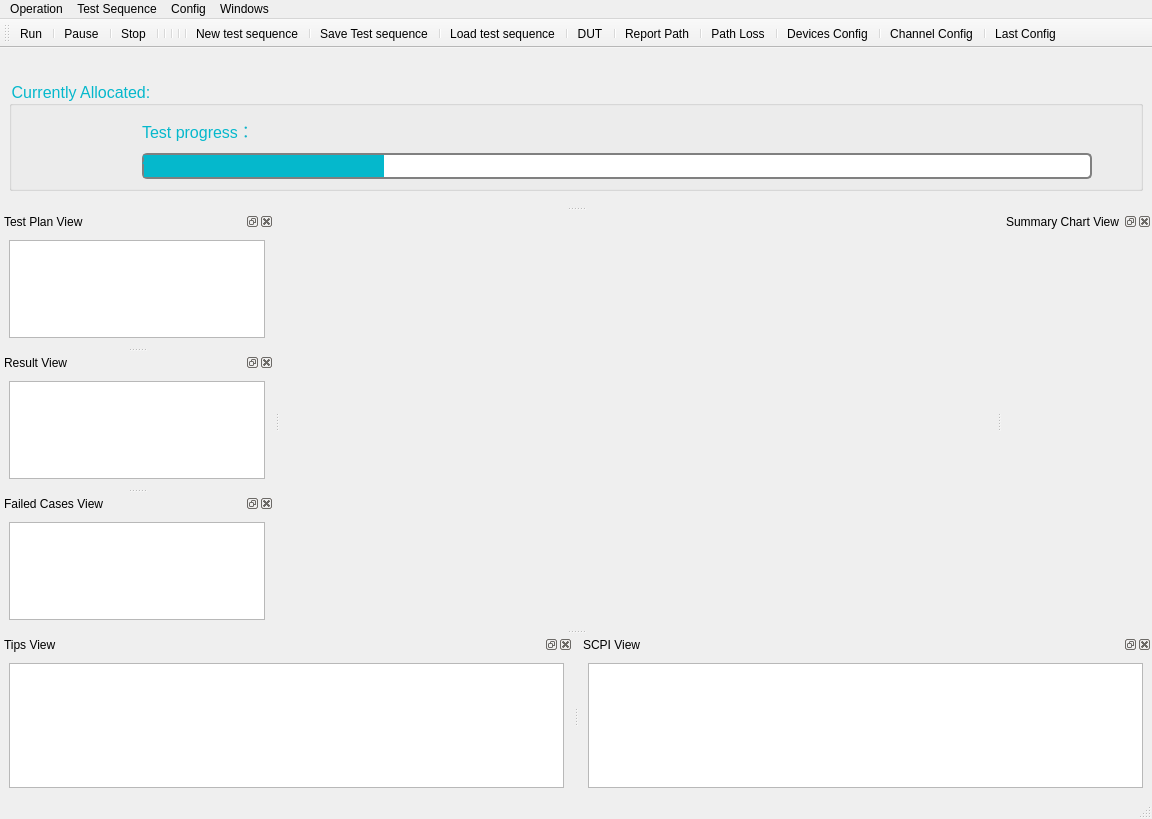
<?xml version="1.0" encoding="UTF-8"?>
<ui version="4.0">
 <class>main_win</class>
 <widget class="QMainWindow" name="main_win">
  <property name="geometry">
   <rect>
    <x>0</x>
    <y>0</y>
    <width>1152</width>
    <height>819</height>
   </rect>
  </property>
  <property name="contextMenuPolicy">
   <enum>Qt::DefaultContextMenu</enum>
  </property>
  <property name="windowTitle">
   <string>NR RF Test Tool</string>
  </property>
  <property name="windowIcon">
   <iconset resource="../image/icons.qrc">
    <normaloff>:/actionicons/5G_64px.ico</normaloff>:/actionicons/5G_64px.ico</iconset>
  </property>
  <property name="styleSheet">
   <string notr="true"/>
  </property>
  <property name="iconSize">
   <size>
    <width>40</width>
    <height>40</height>
   </size>
  </property>
  <widget class="QWidget" name="centralwidget"/>
  <widget class="QStatusBar" name="statusbar"/>
  <widget class="QToolBar" name="toolBar">
   <property name="windowTitle">
    <string>toolBar</string>
   </property>
   <attribute name="toolBarArea">
    <enum>TopToolBarArea</enum>
   </attribute>
   <attribute name="toolBarBreak">
    <bool>false</bool>
   </attribute>
   <addaction name="actionRun"/>
   <addaction name="separator"/>
   <addaction name="actionPause"/>
   <addaction name="separator"/>
   <addaction name="actionStop"/>
   <addaction name="separator"/>
   <addaction name="separator"/>
   <addaction name="separator"/>
   <addaction name="separator"/>
   <addaction name="separator"/>
   <addaction name="actionnew_test_seq"/>
   <addaction name="separator"/>
   <addaction name="actionSave_Test_sequence"/>
   <addaction name="separator"/>
   <addaction name="actionLoad_test_sequence"/>
   <addaction name="separator"/>
   <addaction name="actionDUT"/>
   <addaction name="separator"/>
   <addaction name="actionReport_Path"/>
   <addaction name="separator"/>
   <addaction name="actionPath_Loss"/>
   <addaction name="separator"/>
   <addaction name="actionDevices_Config"/>
   <addaction name="separator"/>
   <addaction name="actionChannel_Config"/>
   <addaction name="separator"/>
   <addaction name="actionLast_Config"/>
  </widget>
  <widget class="QDockWidget" name="dockWidget_Information">
   <property name="minimumSize">
    <size>
     <width>544</width>
     <height>158</height>
    </size>
   </property>
   <property name="maximumSize">
    <size>
     <width>524287</width>
     <height>160</height>
    </size>
   </property>
   <property name="features">
    <set>QDockWidget::NoDockWidgetFeatures</set>
   </property>
   <property name="allowedAreas">
    <set>Qt::TopDockWidgetArea</set>
   </property>
   <attribute name="dockWidgetArea">
    <number>4</number>
   </attribute>
   <widget class="QWidget" name="dockWidgetContents">
    <layout class="QHBoxLayout" name="horizontalLayout_6">
     <item>
      <widget class="QGroupBox" name="groupBox">
       <property name="maximumSize">
        <size>
         <width>16777215</width>
         <height>110</height>
        </size>
       </property>
       <property name="font">
        <font>
         <family>Arial</family>
         <pointsize>12</pointsize>
        </font>
       </property>
       <property name="styleSheet">
        <string notr="true">color: rgb(5, 184, 204);</string>
       </property>
       <property name="title">
        <string>Currently Allocated:</string>
       </property>
       <layout class="QHBoxLayout" name="horizontalLayout_3">
        <item>
         <widget class="QLabel" name="label_4">
          <property name="text">
           <string/>
          </property>
          <property name="pixmap">
           <pixmap resource="../image/icons.qrc">:/actionicons/dut_64px.ico</pixmap>
          </property>
         </widget>
        </item>
        <item>
         <widget class="QLabel" name="label_dutacitve">
          <property name="font">
           <font>
            <family>Arial</family>
            <pointsize>16</pointsize>
           </font>
          </property>
          <property name="text">
           <string/>
          </property>
         </widget>
        </item>
        <item>
         <widget class="QLabel" name="label_5">
          <property name="text">
           <string/>
          </property>
          <property name="pixmap">
           <pixmap resource="../image/icons.qrc">:/actionicons/report_64px.ico</pixmap>
          </property>
         </widget>
        </item>
        <item>
         <widget class="QLabel" name="label_report">
          <property name="text">
           <string/>
          </property>
         </widget>
        </item>
        <item>
         <widget class="QLabel" name="label_6">
          <property name="text">
           <string/>
          </property>
          <property name="pixmap">
           <pixmap resource="../image/icons.qrc">:/actionicons/loss_64px.ico</pixmap>
          </property>
         </widget>
        </item>
        <item>
         <widget class="QLabel" name="label_loss">
          <property name="font">
           <font>
            <family>Arial</family>
            <pointsize>7</pointsize>
           </font>
          </property>
          <property name="text">
           <string/>
          </property>
         </widget>
        </item>
        <item>
         <spacer name="horizontalSpacer">
          <property name="orientation">
           <enum>Qt::Horizontal</enum>
          </property>
          <property name="sizeType">
           <enum>QSizePolicy::Minimum</enum>
          </property>
          <property name="sizeHint" stdset="0">
           <size>
            <width>40</width>
            <height>20</height>
           </size>
          </property>
         </spacer>
        </item>
        <item>
         <layout class="QVBoxLayout" name="verticalLayout_5">
          <item>
           <widget class="QLabel" name="label_7">
            <property name="font">
             <font>
              <family>Arial</family>
              <pointsize>12</pointsize>
             </font>
            </property>
            <property name="styleSheet">
             <string notr="true">color: rgb(5, 184, 204);</string>
            </property>
            <property name="text">
             <string>Test progress：</string>
            </property>
           </widget>
          </item>
          <item>
           <widget class="QProgressBar" name="ProgressBar">
            <property name="styleSheet">
             <string notr="true">QProgressBar{
border: 2px solid grey;
border-radius: 5px;
}


QProgressBar::chunk{
background-color: #05B8CC; 
width: 20px;
}

</string>
            </property>
            <property name="value">
             <number>24</number>
            </property>
           </widget>
          </item>
         </layout>
        </item>
        <item>
         <widget class="QLabel" name="label_totalstep">
          <property name="text">
           <string/>
          </property>
         </widget>
        </item>
        <item>
         <widget class="QLabel" name="label_movie">
          <property name="text">
           <string/>
          </property>
         </widget>
        </item>
        <item>
         <widget class="QLabel" name="label_time">
          <property name="text">
           <string/>
          </property>
         </widget>
        </item>
       </layout>
      </widget>
     </item>
    </layout>
   </widget>
  </widget>
  <widget class="QDockWidget" name="dockWidget_state">
   <property name="minimumSize">
    <size>
     <width>109</width>
     <height>135</height>
    </size>
   </property>
   <property name="allowedAreas">
    <set>Qt::BottomDockWidgetArea|Qt::LeftDockWidgetArea|Qt::RightDockWidgetArea</set>
   </property>
   <property name="windowTitle">
    <string>Tips View</string>
   </property>
   <attribute name="dockWidgetArea">
    <number>8</number>
   </attribute>
   <widget class="QWidget" name="dockWidgetContents_2">
    <layout class="QVBoxLayout" name="verticalLayout">
     <item>
      <widget class="QTextBrowser" name="textBrowser_log">
       <property name="styleSheet">
        <string notr="true">color: rgb(141, 141, 141);</string>
       </property>
      </widget>
     </item>
    </layout>
   </widget>
  </widget>
  <widget class="QDockWidget" name="dockWidget_chart">
   <property name="minimumSize">
    <size>
     <width>150</width>
     <height>200</height>
    </size>
   </property>
   <property name="allowedAreas">
    <set>Qt::BottomDockWidgetArea|Qt::LeftDockWidgetArea|Qt::RightDockWidgetArea</set>
   </property>
   <property name="windowTitle">
    <string>Summary Chart View</string>
   </property>
   <attribute name="dockWidgetArea">
    <number>2</number>
   </attribute>
   <widget class="QWidget" name="dockWidgetContents_3">
    <layout class="QHBoxLayout" name="horizontalLayout_7">
     <item>
      <layout class="QGridLayout" name="gridLayout_summry"/>
     </item>
    </layout>
   </widget>
  </widget>
  <widget class="QDockWidget" name="dockWidget_plan">
   <property name="minimumSize">
    <size>
     <width>109</width>
     <height>135</height>
    </size>
   </property>
   <property name="allowedAreas">
    <set>Qt::BottomDockWidgetArea|Qt::LeftDockWidgetArea|Qt::RightDockWidgetArea</set>
   </property>
   <property name="windowTitle">
    <string>Test Plan View</string>
   </property>
   <attribute name="dockWidgetArea">
    <number>1</number>
   </attribute>
   <widget class="QWidget" name="dockWidgetContents_4">
    <layout class="QHBoxLayout" name="horizontalLayout_8">
     <item>
      <widget class="QTableWidget" name="tableWidget_plan"/>
     </item>
    </layout>
   </widget>
  </widget>
  <widget class="QDockWidget" name="dockWidget_result">
   <property name="minimumSize">
    <size>
     <width>109</width>
     <height>135</height>
    </size>
   </property>
   <property name="allowedAreas">
    <set>Qt::BottomDockWidgetArea|Qt::LeftDockWidgetArea|Qt::RightDockWidgetArea</set>
   </property>
   <property name="windowTitle">
    <string>Result View</string>
   </property>
   <attribute name="dockWidgetArea">
    <number>1</number>
   </attribute>
   <widget class="QWidget" name="dockWidgetContents_5">
    <layout class="QHBoxLayout" name="horizontalLayout_9">
     <item>
      <widget class="QTableWidget" name="tableWidget_result"/>
     </item>
    </layout>
   </widget>
  </widget>
  <widget class="QDockWidget" name="dockWidget_scpi">
   <property name="minimumSize">
    <size>
     <width>109</width>
     <height>135</height>
    </size>
   </property>
   <property name="allowedAreas">
    <set>Qt::BottomDockWidgetArea|Qt::LeftDockWidgetArea|Qt::RightDockWidgetArea</set>
   </property>
   <property name="windowTitle">
    <string>SCPI View</string>
   </property>
   <attribute name="dockWidgetArea">
    <number>8</number>
   </attribute>
   <widget class="QWidget" name="dockWidgetContents_6">
    <layout class="QHBoxLayout" name="horizontalLayout_10">
     <item>
      <widget class="QTextBrowser" name="textBrowser_scpi">
       <property name="styleSheet">
        <string notr="true">color: rgb(0, 170, 255);</string>
       </property>
      </widget>
     </item>
    </layout>
   </widget>
  </widget>
  <widget class="QDockWidget" name="dockWidget_failed">
   <property name="sizePolicy">
    <sizepolicy hsizetype="Preferred" vsizetype="Preferred">
     <horstretch>0</horstretch>
     <verstretch>0</verstretch>
    </sizepolicy>
   </property>
   <property name="minimumSize">
    <size>
     <width>109</width>
     <height>135</height>
    </size>
   </property>
   <property name="allowedAreas">
    <set>Qt::BottomDockWidgetArea|Qt::LeftDockWidgetArea|Qt::RightDockWidgetArea</set>
   </property>
   <property name="windowTitle">
    <string>Failed Cases View</string>
   </property>
   <attribute name="dockWidgetArea">
    <number>1</number>
   </attribute>
   <widget class="QWidget" name="dockWidgetContents_7">
    <layout class="QHBoxLayout" name="horizontalLayout_11">
     <item>
      <widget class="QTableWidget" name="tableWidget_faileditems"/>
     </item>
    </layout>
   </widget>
  </widget>
  <widget class="QMenuBar" name="menuBar">
   <property name="geometry">
    <rect>
     <x>0</x>
     <y>0</y>
     <width>1152</width>
     <height>26</height>
    </rect>
   </property>
   <widget class="QMenu" name="menuOperation">
    <property name="title">
     <string>Operation</string>
    </property>
    <addaction name="actionRun"/>
    <addaction name="separator"/>
    <addaction name="actionPause"/>
    <addaction name="separator"/>
    <addaction name="actionStop"/>
   </widget>
   <widget class="QMenu" name="menuTest_Sequence">
    <property name="title">
     <string>Test Sequence</string>
    </property>
    <addaction name="actionnew_test_seq"/>
    <addaction name="separator"/>
    <addaction name="actionSave_Test_sequence"/>
    <addaction name="separator"/>
    <addaction name="actionLoad_test_sequence"/>
   </widget>
   <widget class="QMenu" name="menuConfig">
    <property name="title">
     <string>Config</string>
    </property>
    <addaction name="actionDevices_Config"/>
    <addaction name="separator"/>
    <addaction name="actionDUT"/>
    <addaction name="separator"/>
    <addaction name="actionReport_Path"/>
    <addaction name="separator"/>
    <addaction name="actionPath_Loss"/>
    <addaction name="separator"/>
    <addaction name="actionChannel_Config"/>
    <addaction name="separator"/>
    <addaction name="actionLast_Config"/>
    <addaction name="separator"/>
   </widget>
   <widget class="QMenu" name="menuWindows">
    <property name="title">
     <string>Windows</string>
    </property>
    <addaction name="actionResult_View"/>
    <addaction name="separator"/>
    <addaction name="actionTest_Plan_View"/>
    <addaction name="separator"/>
    <addaction name="actionTips_View"/>
    <addaction name="separator"/>
    <addaction name="actionSCPI_View"/>
    <addaction name="separator"/>
    <addaction name="actionFailed_Cases_View"/>
    <addaction name="separator"/>
    <addaction name="actionSummary_Chart_View"/>
   </widget>
   <addaction name="menuOperation"/>
   <addaction name="menuTest_Sequence"/>
   <addaction name="menuConfig"/>
   <addaction name="menuWindows"/>
  </widget>
  <action name="actionRun">
   <property name="icon">
    <iconset resource="../image/icons.qrc">
     <normaloff>:/actionicons/Start_64px.ico</normaloff>:/actionicons/Start_64px.ico</iconset>
   </property>
   <property name="text">
    <string>Run</string>
   </property>
   <property name="toolTip">
    <string>Run</string>
   </property>
  </action>
  <action name="actionPause">
   <property name="icon">
    <iconset resource="../image/icons.qrc">
     <normaloff>:/actionicons/Pause_64px.ico</normaloff>:/actionicons/Pause_64px.ico</iconset>
   </property>
   <property name="text">
    <string>Pause</string>
   </property>
  </action>
  <action name="actionStop">
   <property name="icon">
    <iconset resource="../image/icons.qrc">
     <normaloff>:/actionicons/Stop_red_64px.ico</normaloff>:/actionicons/Stop_red_64px.ico</iconset>
   </property>
   <property name="text">
    <string>Stop</string>
   </property>
  </action>
  <action name="actionnew_test_seq">
   <property name="icon">
    <iconset resource="../image/icons.qrc">
     <normaloff>:/actionicons/new_seq_64px.net.ico</normaloff>:/actionicons/new_seq_64px.net.ico</iconset>
   </property>
   <property name="text">
    <string>New test sequence</string>
   </property>
  </action>
  <action name="actionSave_Test_sequence">
   <property name="icon">
    <iconset resource="../image/icons.qrc">
     <normaloff>:/actionicons/Save_64px.ico</normaloff>:/actionicons/Save_64px.ico</iconset>
   </property>
   <property name="text">
    <string>Save Test sequence</string>
   </property>
  </action>
  <action name="actionLoad_test_sequence">
   <property name="icon">
    <iconset resource="../image/icons.qrc">
     <normaloff>:/actionicons/load_seq_64px.ico</normaloff>:/actionicons/load_seq_64px.ico</iconset>
   </property>
   <property name="text">
    <string>Load test sequence</string>
   </property>
  </action>
  <action name="actionDevices_Config">
   <property name="icon">
    <iconset resource="../image/icons.qrc">
     <normaloff>:/actionicons/device2.ico</normaloff>:/actionicons/device2.ico</iconset>
   </property>
   <property name="text">
    <string>Devices Config</string>
   </property>
  </action>
  <action name="actionDUT">
   <property name="icon">
    <iconset resource="../image/icons.qrc">
     <normaloff>:/actionicons/dut_64px.ico</normaloff>:/actionicons/dut_64px.ico</iconset>
   </property>
   <property name="text">
    <string>DUT</string>
   </property>
  </action>
  <action name="actionReport_Path">
   <property name="icon">
    <iconset resource="../image/icons.qrc">
     <normaloff>:/actionicons/report_64px.ico</normaloff>:/actionicons/report_64px.ico</iconset>
   </property>
   <property name="text">
    <string>Report Path</string>
   </property>
  </action>
  <action name="actionPath_Loss">
   <property name="icon">
    <iconset resource="../image/icons.qrc">
     <normaloff>:/actionicons/loss_64px.ico</normaloff>:/actionicons/loss_64px.ico</iconset>
   </property>
   <property name="text">
    <string>Path Loss</string>
   </property>
  </action>
  <action name="actionChannel_Config">
   <property name="icon">
    <iconset resource="../image/icons.qrc">
     <normaloff>:/actionicons/arrow_down_up_64px.ico</normaloff>:/actionicons/arrow_down_up_64px.ico</iconset>
   </property>
   <property name="text">
    <string>Channel Config</string>
   </property>
  </action>
  <action name="actionLast_Config">
   <property name="icon">
    <iconset resource="../image/icons.qrc">
     <normaloff>:/actionicons/lastconfig_64px.ico</normaloff>:/actionicons/lastconfig_64px.ico</iconset>
   </property>
   <property name="text">
    <string>Last Config</string>
   </property>
  </action>
  <action name="actionResult_View">
   <property name="checkable">
    <bool>true</bool>
   </property>
   <property name="text">
    <string>Result View</string>
   </property>
  </action>
  <action name="actionTest_Plan_View">
   <property name="checkable">
    <bool>true</bool>
   </property>
   <property name="text">
    <string>Test Plan View</string>
   </property>
  </action>
  <action name="actionTips_View">
   <property name="checkable">
    <bool>true</bool>
   </property>
   <property name="text">
    <string>Tips View</string>
   </property>
  </action>
  <action name="actionSCPI_View">
   <property name="checkable">
    <bool>true</bool>
   </property>
   <property name="text">
    <string>SCPI View</string>
   </property>
  </action>
  <action name="actionFailed_Cases_View">
   <property name="checkable">
    <bool>true</bool>
   </property>
   <property name="text">
    <string>Failed Cases View</string>
   </property>
  </action>
  <action name="actionSummary_Chart_View">
   <property name="checkable">
    <bool>true</bool>
   </property>
   <property name="text">
    <string>Summary Chart View</string>
   </property>
  </action>
 </widget>
 <resources>
  <include location="../image/icons.qrc"/>
 </resources>
 <connections>
  <connection>
   <sender>actionResult_View</sender>
   <signal>triggered(bool)</signal>
   <receiver>dockWidget_result</receiver>
   <slot>setVisible(bool)</slot>
   <hints>
    <hint type="sourcelabel">
     <x>-1</x>
     <y>-1</y>
    </hint>
    <hint type="destinationlabel">
     <x>138</x>
     <y>450</y>
    </hint>
   </hints>
  </connection>
  <connection>
   <sender>dockWidget_result</sender>
   <signal>visibilityChanged(bool)</signal>
   <receiver>actionResult_View</receiver>
   <slot>setChecked(bool)</slot>
   <hints>
    <hint type="sourcelabel">
     <x>138</x>
     <y>450</y>
    </hint>
    <hint type="destinationlabel">
     <x>-1</x>
     <y>-1</y>
    </hint>
   </hints>
  </connection>
  <connection>
   <sender>dockWidget_plan</sender>
   <signal>visibilityChanged(bool)</signal>
   <receiver>actionTest_Plan_View</receiver>
   <slot>setChecked(bool)</slot>
   <hints>
    <hint type="sourcelabel">
     <x>108</x>
     <y>787</y>
    </hint>
    <hint type="destinationlabel">
     <x>-1</x>
     <y>-1</y>
    </hint>
   </hints>
  </connection>
  <connection>
   <sender>actionTest_Plan_View</sender>
   <signal>triggered(bool)</signal>
   <receiver>dockWidget_plan</receiver>
   <slot>setVisible(bool)</slot>
   <hints>
    <hint type="sourcelabel">
     <x>-1</x>
     <y>-1</y>
    </hint>
    <hint type="destinationlabel">
     <x>108</x>
     <y>787</y>
    </hint>
   </hints>
  </connection>
  <connection>
   <sender>dockWidget_state</sender>
   <signal>visibilityChanged(bool)</signal>
   <receiver>actionTips_View</receiver>
   <slot>setChecked(bool)</slot>
   <hints>
    <hint type="sourcelabel">
     <x>412</x>
     <y>787</y>
    </hint>
    <hint type="destinationlabel">
     <x>-1</x>
     <y>-1</y>
    </hint>
   </hints>
  </connection>
  <connection>
   <sender>actionTips_View</sender>
   <signal>triggered(bool)</signal>
   <receiver>dockWidget_state</receiver>
   <slot>setVisible(bool)</slot>
   <hints>
    <hint type="sourcelabel">
     <x>-1</x>
     <y>-1</y>
    </hint>
    <hint type="destinationlabel">
     <x>412</x>
     <y>787</y>
    </hint>
   </hints>
  </connection>
  <connection>
   <sender>dockWidget_scpi</sender>
   <signal>visibilityChanged(bool)</signal>
   <receiver>actionSCPI_View</receiver>
   <slot>setChecked(bool)</slot>
   <hints>
    <hint type="sourcelabel">
     <x>753</x>
     <y>787</y>
    </hint>
    <hint type="destinationlabel">
     <x>-1</x>
     <y>-1</y>
    </hint>
   </hints>
  </connection>
  <connection>
   <sender>actionSCPI_View</sender>
   <signal>triggered(bool)</signal>
   <receiver>dockWidget_scpi</receiver>
   <slot>setVisible(bool)</slot>
   <hints>
    <hint type="sourcelabel">
     <x>-1</x>
     <y>-1</y>
    </hint>
    <hint type="destinationlabel">
     <x>753</x>
     <y>787</y>
    </hint>
   </hints>
  </connection>
  <connection>
   <sender>dockWidget_failed</sender>
   <signal>visibilityChanged(bool)</signal>
   <receiver>actionFailed_Cases_View</receiver>
   <slot>setChecked(bool)</slot>
   <hints>
    <hint type="sourcelabel">
     <x>1015</x>
     <y>787</y>
    </hint>
    <hint type="destinationlabel">
     <x>-1</x>
     <y>-1</y>
    </hint>
   </hints>
  </connection>
  <connection>
   <sender>actionFailed_Cases_View</sender>
   <signal>triggered(bool)</signal>
   <receiver>dockWidget_failed</receiver>
   <slot>setVisible(bool)</slot>
   <hints>
    <hint type="sourcelabel">
     <x>-1</x>
     <y>-1</y>
    </hint>
    <hint type="destinationlabel">
     <x>1015</x>
     <y>787</y>
    </hint>
   </hints>
  </connection>
  <connection>
   <sender>dockWidget_chart</sender>
   <signal>visibilityChanged(bool)</signal>
   <receiver>actionSummary_Chart_View</receiver>
   <slot>setChecked(bool)</slot>
   <hints>
    <hint type="sourcelabel">
     <x>1079</x>
     <y>450</y>
    </hint>
    <hint type="destinationlabel">
     <x>-1</x>
     <y>-1</y>
    </hint>
   </hints>
  </connection>
  <connection>
   <sender>actionSummary_Chart_View</sender>
   <signal>triggered(bool)</signal>
   <receiver>dockWidget_chart</receiver>
   <slot>setVisible(bool)</slot>
   <hints>
    <hint type="sourcelabel">
     <x>-1</x>
     <y>-1</y>
    </hint>
    <hint type="destinationlabel">
     <x>1079</x>
     <y>450</y>
    </hint>
   </hints>
  </connection>
 </connections>
</ui>
